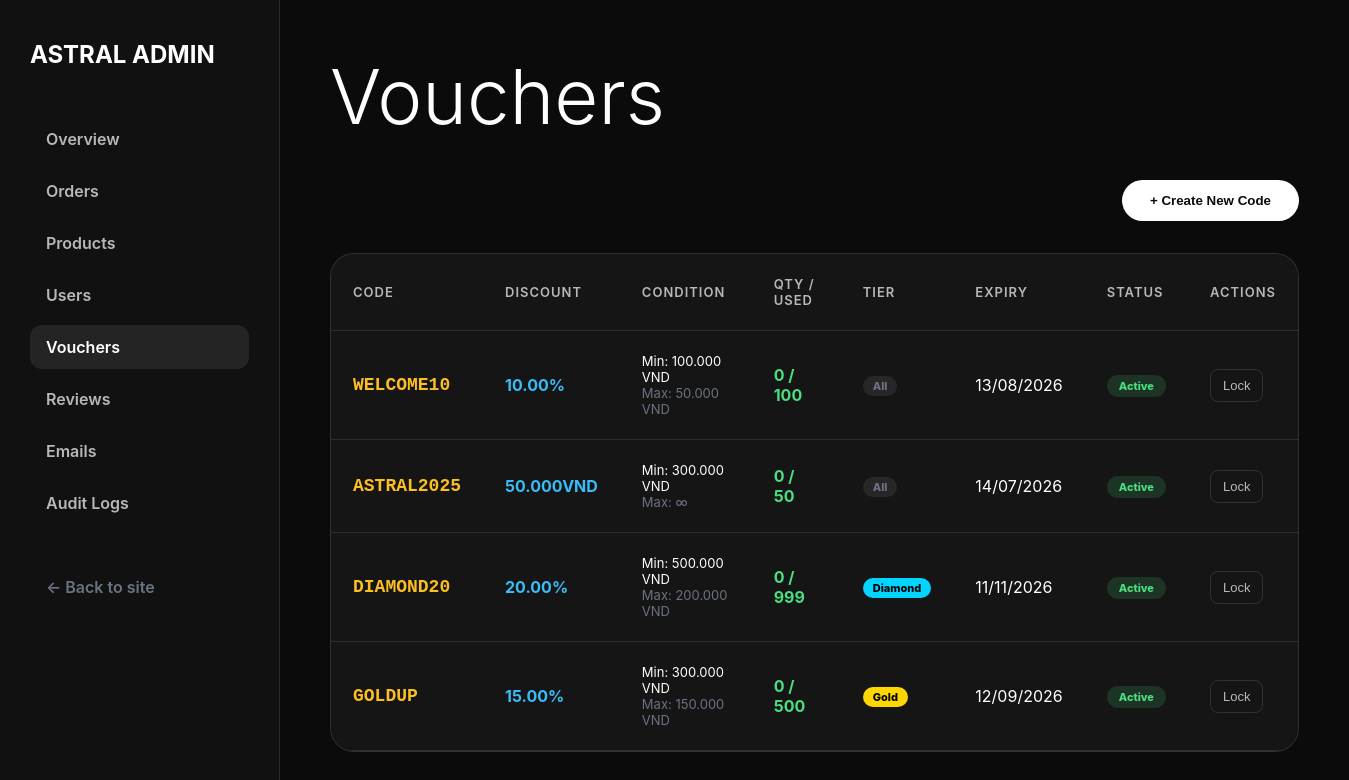
Screenshot of /admin/vouchers (signed in) with the database file from the repository.
### tables this page shows
CREATE TABLE vouchers (
    id                   INT UNSIGNED AUTO_INCREMENT PRIMARY KEY,
    code                 VARCHAR(50)   NOT NULL UNIQUE,            
    description          VARCHAR(255)  DEFAULT NULL,
    discount_type        ENUM('percent','fixed') NOT NULL,
    discount_value       DECIMAL(10,2) NOT NULL,
    min_order_value      DECIMAL(15,2) NOT NULL DEFAULT 0.00,      
    max_discount         DECIMAL(15,2) DEFAULT NULL,               
    quantity             INT           NOT NULL DEFAULT 1,
    used_count           INT           NOT NULL DEFAULT 0,
    usage_limit_per_user INT           NOT NULL DEFAULT 1,
    applicable_tier      ENUM('all','silver','gold','diamond') NOT NULL DEFAULT 'all',
    expiry_date          DATE          NOT NULL,
    is_active            TINYINT(1)    NOT NULL DEFAULT 1,
    created_at           TIMESTAMP     NOT NULL DEFAULT CURRENT_TIMESTAMP,

    INDEX idx_code_active (code, is_active),
    INDEX idx_expiry (expiry_date)
);

### src/Controllers/AdminVoucherController.php (called while the page is built, shortened)
<?php
class AdminVoucherController extends Controller {
    public function index() {
        $vouchers = Voucher::getAll();
        require_once __DIR__ . "/../Views/admin/vouchers/index.php";
    }
}

### src/index.php (called while the page is built, shortened)
<?php
    $router = new Router();
    $router->get('/',           \App\Controllers\ProductController::class, 'index');
    $router->get('/plans',      \App\Controllers\ProductController::class, 'plans');
    $router->get('/product',    \App\Controllers\ProductController::class, 'detail');
    $router->get('/blog',       \App\Controllers\ProductController::class, 'blog');
    $router->get('/docs',       \App\Controllers\ProductController::class, 'docs');
    $router->get('/api/health', \App\Controllers\HealthController::class, 'index');
    $router->get('/api/service-status', \App\Controllers\ConsoleController::class, 'status');
    $router->get('/login',      \App\Controllers\AuthController::class, 'login');
    $router->post('/login',     \App\Controllers\AuthController::class, 'login');
    $router->get('/register',   \App\Controllers\AuthController::class, 'register');
    $router->post('/register',  \App\Controllers\AuthController::class, 'register');
    $router->get('/logout',     \App\Controllers\AuthController::class, 'logout');
    $router->get('/verify',     \App\Controllers\AuthController::class, 'verify');
    $router->get('/verify-otp', \App\Controllers\AuthController::class, 'showOtpForm');
    $router->post('/verify-otp',\App\Controllers\AuthController::class, 'showOtpForm');
    $router->get('/forgot-password',    \App\Controllers\PasswordResetController::class, 'forgot');
    $router->post('/forgot-password',   \App\Controllers\PasswordResetController::class, 'forgot');
    $router->get('/reset-password',     \App\Controllers\PasswordResetController::class, 'reset');
    $router->post('/reset-password',    \App\Controllers\PasswordResetController::class, 'reset');
    $router->get('/mfa-verify',     \App\Controllers\AuthController::class, 'mfaVerify');
    $router->post('/mfa-verify',    \App\Controllers\AuthController::class, 'mfaVerify');
    $router->get('/mfa-setup',      \App\Controllers\ProfileController::class, 'setupMfa');
    $router->post('/mfa-setup',     \App\Controllers\ProfileController::class, 'setupMfa');
    $router->get('/cart',           \App\Controllers\CartController::class, 'index');
    $router->post('/cart/add',      \App\Controllers\CartController::class, 'add');
    $router->post('/cart/remove',   \App\Controllers\CartController::class, 'remove');
    $router->post('/cart/update',   \App\Controllers\CartController::class, 'update');
    $router->get('/cart/count',     \App\Controllers\CartController::class, 'count');
    $router->get('/checkout',       \App\Controllers\CheckoutController::class, 'index');
    $router->post('/checkout/place-order',      \App\Controllers\CheckoutController::class, 'placeOrder');
    $router->get('/checkout/place-order',       \App\Controllers\CheckoutController::class, 'placeOrderGet');
    $router->get('/checkout/success',           \App\Controllers\CheckoutController::class, 'success');
    $router->post('/checkout/validate-voucher', \App\Controllers\CheckoutController::class, 'validateVoucher');
    $router->get('/payment/vnpay-return',   \App\Controllers\PaymentController::class, 'vnpayReturn');
    $router->get('/payment/vnpay-ipn',      \App\Controllers\PaymentController::class, 'vnpayIpn');
    $router->get('/orders',             \App\Controllers\OrderController::class, 'index');
    $router->get('/orders/invoice',     \App\Controllers\OrderController::class, 'invoice');
    $router->post('/orders/cancel',     \App\Controllers\OrderController::class, 'cancel');
    $router->post('/service/stop',      \App\Controllers\ServiceController::class, 'stop');
    $router->post('/service/start',     \App\Controllers\ServiceController::class, 'start');
    $router->post('/service/restart',   \App\Controllers\ServiceController::class, 'restart');
    $router->post('/service/rebuild',   \App\Controllers\ServiceController::class, 'rebuild');
    $router->get('/inbox',              \App\Controllers\InboxController::class, 'index');
    $router->post('/inbox/read',        \App\Controllers\InboxController::class, 'markRead');
    $router->get('/profile',            \App\Controllers\ProfileController::class, 'index');
    $router->post('/profile/update',    \App\Controllers\ProfileController::class, 'update');
    $router->get('/console',            \App\Controllers\ConsoleController::class, 'index');
    $router->get('/admin/orders',           \App\Controllers\AdminOrderController::class, 'index');
    $router->get('/admin/orders/invoice',   \App\Controllers\AdminOrderController::class, 'invoice');
    $router->post('/admin/orders/update',   \App\Controllers\AdminOrderController::class, 'update');
    $router->get('/admin/products',         \App\Controllers\AdminProductController::class, 'index');
    $router->post('/admin/products/store',  \App\Controllers\AdminProductController::class, 'store');
    $router->post('/admin/products/update', \App\Controllers\AdminProductController::class, 'update');
    $router->post('/admin/products/toggle', \App\Controllers\AdminProductController::class, 'toggle');
    $router->get('/admin',                  \App\Controllers\AdminDashboardController::class, 'index');
    $router->get('/admin/dashboard',        \App\Controllers\AdminDashboardController::class, 'index');
    $router->get('/admin/users',            \App\Controllers\AdminUserController::class, 'index');
    $router->post('/admin/users/toggle-lock', \App\Controllers\AdminUserController::class, 'toggleLock');
    $router->get('/admin/vouchers',         \App\Controllers\AdminVoucherController::class, 'index');
    $router->post('/admin/vouchers/store',  \App\Controllers\AdminVoucherController::class, 'store');
    $router->post('/admin/vouchers/toggle', \App\Controllers\AdminVoucherController::class, 'toggle');
    $router->get('/admin/reviews',          \App\Controllers\AdminReviewController::class, 'index');
    $router->post('/admin/reviews/toggle',   \App\Controllers\AdminReviewController::class, 'toggle');
    $router->get('/admin/emails',           \App\Controllers\AdminEmailController::class, 'index');
    $router->post('/admin/emails/send',     \App\Controllers\AdminEmailController::class, 'send');
    $router->get('/admin/audit-logs',      \App\Controllers\AdminAuditLogController::class, 'index');
    $router->post('/review/submit',        \App\Controllers\ReviewController::class, 'submit');
    $router->dispatch();

### src/Models/Voucher.php (called while the page is built, shortened)
<?php
class Voucher {
    public static function getAll(): array {
        $pdo = Database::getConnection();
        $sql = "SELECT * FROM vouchers ORDER BY created_at DESC";
        return $pdo->query($sql)->fetchAll(\PDO::FETCH_ASSOC);
    }
}

### src/Views/admin/vouchers/index.php (the view, shortened to what this page needs)
<!DOCTYPE html>
<html lang="en">
<head>
    <link rel="stylesheet" href="/css/base.css">
</head>
<body>
    <div class="admin-layout">
        <div class="admin-sidebar">
            <h2>ASTRAL ADMIN</h2>
            <a href="/admin">Overview</a>
            <a href="/admin/orders">Orders</a>
            <a href="/admin/products">Products</a>
            <a href="/admin/users">Users</a>
            <a href="/admin/vouchers" class="active">Vouchers</a>
            <a href="/admin/reviews">Reviews</a>
            <a href="/admin/emails">Emails</a>
            <a href="/admin/audit-logs">Audit Logs</a>
            <div style="margin-top:auto;padding-top:32px;">
                <a href="/" style="color:#6b7280;">← Back to site</a>
            </div>
        </div>
        <div class="admin-content">
            <h1>Vouchers</h1>
            <div class="header-row">
                <button onclick="showModal('addVoucherModal')" class="admin-btn">+ Create New Code</button>
            </div>
            <div style="background:#151515;border-radius:24px;border:1px solid rgba(255,255,255,0.12);overflow:hidden;">
                <div class="table-responsive">
                    <table class="admin-table">
                        <thead>
                            <tr>
                                <th>Code</th>
                                <th>Discount</th>
                                <th>Condition</th>
                                <th>Qty / Used</th>
                                <th>Tier</th>
                                <th>Expiry</th>
                                <th>Status</th>
                                <th>Actions</th>
                            </tr>
                        </thead>
                        <tbody>
                            <?php foreach ($vouchers as $v): ?>
                                <tr>
                                    <td class="voucher-code"><?= htmlspecialchars($v['code']) ?></td>
                                    <td class="fw-bold" style="color:#38bdf8;">
                                        <?= htmlspecialchars($v['discount_type'] === 'percent' ? $v['discount_value'].'%' : number_format($v['discount_value'], 0, ',', '.').'VND') ?>
                                    </td>
                                    <td style="font-size:13px;">
                                        Min: <?= number_format($v['min_order_value'], 0, ',', '.') ?> VND<br>
                                        <span class="text-muted">Max: <?= $v['max_discount'] ? number_format($v['max_discount'], 0, ',', '.').' VND' : '∞' ?></span>
                                    </td>
                                    <td>
                                        <span style="<?= $v['used_count'] >= $v['quantity'] ? 'color:#ef4444;' : 'color:#4ade80;' ?>font-weight:700;">
                                            <?= $v['used_count'] ?> / <?= $v['quantity'] ?>
                                        </span>
                                    </td>
                                    <td>
                                        <?php
                                            $t = $v['applicable_tier'];
                                            echo '<span class="tier-tag '.$t.'">'.ucfirst($t).'</span>';
                                        ?>
                                    </td>
                                    <td>
                                        <?php if (strtotime($v['expiry_date']) < strtotime('today')): ?>
                                            <span class="v-expired">Expired</span>
                                        <?php else: ?>
                                            <?= date('d/m/Y', strtotime($v['expiry_date'])) ?>
                                        <?php endif; ?>
                                    </td>
                                    <td>
                                        <span class="v-status <?= $v['is_active'] ? 'active' : 'inactive' ?>"><?= $v['is_active'] ? 'Active' : 'Inactive' ?></span>
                                    </td>
                                    <td>
                                        <form action="/admin/vouchers/toggle" method="POST">
                                            <button type="submit" class="action-btn <?= $v['is_active'] ? 'warning' : 'success' ?>">
                                                <?= $v['is_active'] ? 'Lock' : 'Unlock' ?>
                                            </button>
                                        </form>
                                    </td>
                                </tr>
                            <?php endforeach; ?>
                        </tbody>
                    </table>
                </div>
            </div>
        </div>
    </div>
</body>
</html>

### src/css/base.css (style rules this page uses)
* { margin: 0; padding: 0; box-sizing: border-box; }
html { scroll-behavior: smooth; }
body { font-family: "Inter", sans-serif; background: #0b0b0b; color: #fff; overflow-x: hidden; }
a { text-decoration: none; color: inherit; }
.plan-btn, .checkout-btn, .auth-btn, .admin-btn { display: inline-block; background: #fff; color: #0b0b0b; padding: 13px 28px; border-radius: 999px; font-weight: 700; text-align: center; border: none; cursor: pointer; }
.admin-layout { display: flex; min-height: 100vh; }
.admin-sidebar { width: 280px; background: #111; padding: 40px 30px; border-right: 1px solid rgba(255, 255, 255, 0.1); position: fixed; top: 0; left: 0; height: 100vh; overflow-y: auto; z-index: 100; }
.admin-sidebar h2 { font-size: 24px; margin-bottom: 48px; display: flex; align-items: center; gap: 10px; }
.admin-sidebar a { display: block; color: #b8b8b8; margin-bottom: 8px; padding: 12px 16px; border-radius: 12px; font-weight: 600; transition: all 0.2s ease; }
.admin-sidebar a:hover, .admin-sidebar a.active { background: rgba(255, 255, 255, 0.08); color: #fff; }
.admin-content { flex: 1; padding: 50px; margin-left: 280px; }
.admin-content h1 { font-size: clamp(52px, 6vw, 76px); font-weight: 300; margin-bottom: 38px; }
.admin-table { width: 100%; border-collapse: collapse; background: #151515; border-radius: 20px; overflow: hidden; }
.admin-table th, .admin-table td { padding: 22px; border-bottom: 1px solid rgba(255, 255, 255, 0.1); text-align: left; }
.admin-table th { color: #b8b8b8; font-weight: 600; font-size: 13px; text-transform: uppercase; letter-spacing: 1px; }
.diamond { background: #00d4ff; color: #000; }
.gold { background: #ffd700; color: #000; }
.text-muted { color: #6b7280; }
.fw-bold { font-weight: 700; }
.table-responsive { overflow-x: auto; }

### src/Views/admin/vouchers/index.php (style rules this page uses)
.header-row { display:flex; justify-content:space-between; align-items:center; flex-wrap:wrap; gap:16px; margin-bottom:32px; }
.voucher-code { font-weight:800; font-size:18px; color:#fbbf24; font-family:'Courier New',monospace; }
.v-status { padding:4px 12px; border-radius:999px; font-size:11px; font-weight:800; display:inline-block; }
.v-status.active { background:rgba(74,222,128,0.15); color:#4ade80; }
.action-btn { padding:8px 12px; border-radius:8px; border:1px solid rgba(255,255,255,0.12); background:transparent; color:#b8b8b8; cursor:pointer; font-size:13px; }
.tier-tag { padding:3px 10px; border-radius:999px; font-size:11px; font-weight:800; display:inline-block; }
.tier-tag.all { background:rgba(255,255,255,0.08); color:#6b7280; }

### rows the page displays
vouchers: code "WELCOME10", discount_type+discount_value "10.00%", min_order_value "100.000", max_discount "50.000", used_count "0", quantity "100", applicable_tier "All", expiry_date "13/08/2026", is_active "Active"
vouchers: code "ASTRAL2025", discount_type+discount_value "50.000VND", min_order_value "300.000", used_count "0", quantity "50", applicable_tier "All", expiry_date "14/07/2026", is_active "Active"
vouchers: code "DIAMOND20", discount_type+discount_value "20.00%", min_order_value "500.000", max_discount "200.000", used_count "0", quantity "999", applicable_tier "Diamond", expiry_date "11/11/2026", is_active "Active"
vouchers: code "GOLDUP", discount_type+discount_value "15.00%", min_order_value "300.000", max_discount "150.000", used_count "0", quantity "500", applicable_tier "Gold", expiry_date "12/09/2026", is_active "Active"
